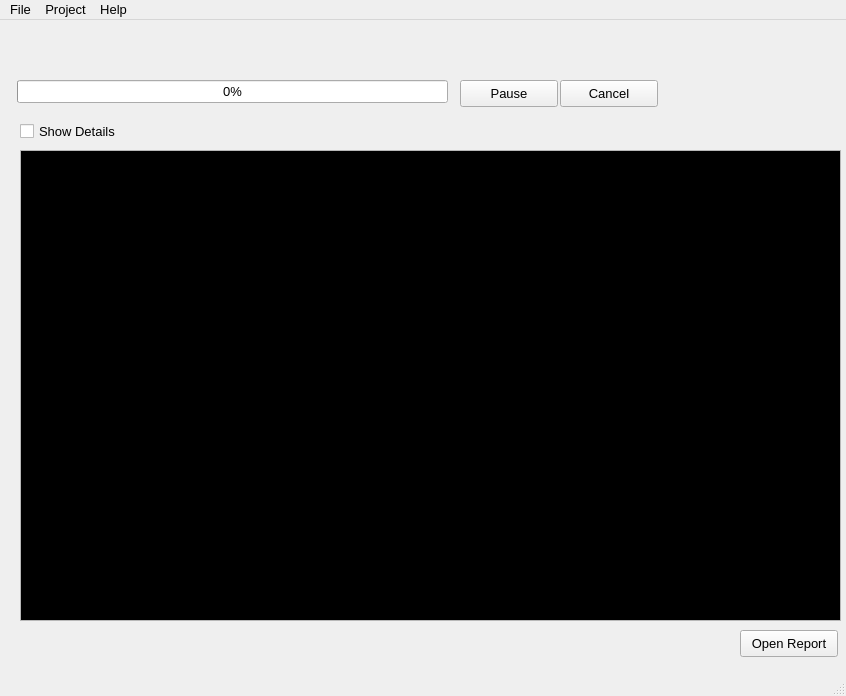
<?xml version="1.0" encoding="UTF-8"?>
<ui version="4.0">
 <class>atomMainWin</class>
 <widget class="QMainWindow" name="atomMainWin">
  <property name="geometry">
   <rect>
    <x>0</x>
    <y>0</y>
    <width>846</width>
    <height>696</height>
   </rect>
  </property>
  <property name="minimumSize">
   <size>
    <width>696</width>
    <height>696</height>
   </size>
  </property>
  <property name="maximumSize">
   <size>
    <width>846</width>
    <height>16777215</height>
   </size>
  </property>
  <property name="font">
   <font>
    <pointsize>10</pointsize>
   </font>
  </property>
  <property name="windowTitle">
   <string>ATOM</string>
  </property>
  <widget class="QWidget" name="centralwidget">
   <widget class="QProgressBar" name="progress">
    <property name="geometry">
     <rect>
      <x>17</x>
      <y>60</y>
      <width>431</width>
      <height>23</height>
     </rect>
    </property>
    <property name="value">
     <number>0</number>
    </property>
   </widget>
   <widget class="QPushButton" name="pauseResumeBtn">
    <property name="geometry">
     <rect>
      <x>460</x>
      <y>60</y>
      <width>98</width>
      <height>27</height>
     </rect>
    </property>
    <property name="text">
     <string>Pause</string>
    </property>
   </widget>
   <widget class="QPushButton" name="cancelBtn">
    <property name="geometry">
     <rect>
      <x>560</x>
      <y>60</y>
      <width>98</width>
      <height>27</height>
     </rect>
    </property>
    <property name="text">
     <string>Cancel</string>
    </property>
   </widget>
   <widget class="QCheckBox" name="showDetailsCheck">
    <property name="geometry">
     <rect>
      <x>20</x>
      <y>100</y>
      <width>121</width>
      <height>22</height>
     </rect>
    </property>
    <property name="text">
     <string>Show Details</string>
    </property>
   </widget>
   <widget class="QPushButton" name="openReportBtn">
    <property name="geometry">
     <rect>
      <x>740</x>
      <y>610</y>
      <width>98</width>
      <height>27</height>
     </rect>
    </property>
    <property name="text">
     <string>Open Report</string>
    </property>
   </widget>
   <widget class="QTextEdit" name="outputText">
    <property name="geometry">
     <rect>
      <x>20</x>
      <y>130</y>
      <width>821</width>
      <height>471</height>
     </rect>
    </property>
    <property name="font">
     <font>
      <pointsize>11</pointsize>
      <weight>50</weight>
      <bold>false</bold>
     </font>
    </property>
    <property name="readOnly">
     <bool>true</bool>
    </property>
    <property name="html">
     <string>&lt;!DOCTYPE HTML PUBLIC &quot;-//W3C//DTD HTML 4.0//EN&quot; &quot;http://www.w3.org/TR/REC-html40/strict.dtd&quot;&gt;
&lt;html&gt;&lt;head&gt;&lt;meta name=&quot;qrichtext&quot; content=&quot;1&quot; /&gt;&lt;style type=&quot;text/css&quot;&gt;
p, li { white-space: pre-wrap; }
&lt;/style&gt;&lt;/head&gt;&lt;body style=&quot; font-family:'Ubuntu'; font-size:11pt; font-weight:400; font-style:normal;&quot; bgcolor=&quot;#000000&quot;&gt;
&lt;p style=&quot;-qt-paragraph-type:empty; margin-top:0px; margin-bottom:0px; margin-left:0px; margin-right:0px; -qt-block-indent:0; text-indent:0px;&quot;&gt;&lt;br /&gt;&lt;/p&gt;&lt;/body&gt;&lt;/html&gt;</string>
    </property>
    <property name="cursorWidth">
     <number>1</number>
    </property>
   </widget>
  </widget>
  <widget class="QMenuBar" name="menubar">
   <property name="geometry">
    <rect>
     <x>0</x>
     <y>0</y>
     <width>846</width>
     <height>24</height>
    </rect>
   </property>
   <widget class="QMenu" name="menuFile">
    <property name="title">
     <string>File</string>
    </property>
    <addaction name="newProjectBtn"/>
    <addaction name="openProjectBtn"/>
    <addaction name="saveBtn"/>
    <addaction name="saveAsBtn"/>
    <addaction name="exitBtn"/>
   </widget>
   <widget class="QMenu" name="menuHelp">
    <property name="title">
     <string>Help</string>
    </property>
    <addaction name="docBtn"/>
    <addaction name="aboutBtn"/>
   </widget>
   <widget class="QMenu" name="menuProject">
    <property name="title">
     <string>Project</string>
    </property>
    <addaction name="settingsBtn"/>
    <addaction name="runBtn"/>
   </widget>
   <addaction name="menuFile"/>
   <addaction name="menuProject"/>
   <addaction name="menuHelp"/>
  </widget>
  <widget class="QStatusBar" name="statusbar"/>
  <action name="newProjectBtn">
   <property name="text">
    <string>New Project</string>
   </property>
  </action>
  <action name="openProjectBtn">
   <property name="text">
    <string>Open Project</string>
   </property>
  </action>
  <action name="saveBtn">
   <property name="text">
    <string>Save Project</string>
   </property>
  </action>
  <action name="docBtn">
   <property name="text">
    <string>Documentation</string>
   </property>
  </action>
  <action name="aboutBtn">
   <property name="text">
    <string>About</string>
   </property>
  </action>
  <action name="saveAsBtn">
   <property name="text">
    <string>Save As</string>
   </property>
  </action>
  <action name="exitBtn">
   <property name="text">
    <string>Exit</string>
   </property>
  </action>
  <action name="settingsBtn">
   <property name="text">
    <string>Settings</string>
   </property>
  </action>
  <action name="runBtn">
   <property name="text">
    <string>Run Experiment</string>
   </property>
  </action>
 </widget>
 <resources/>
 <connections/>
</ui>
